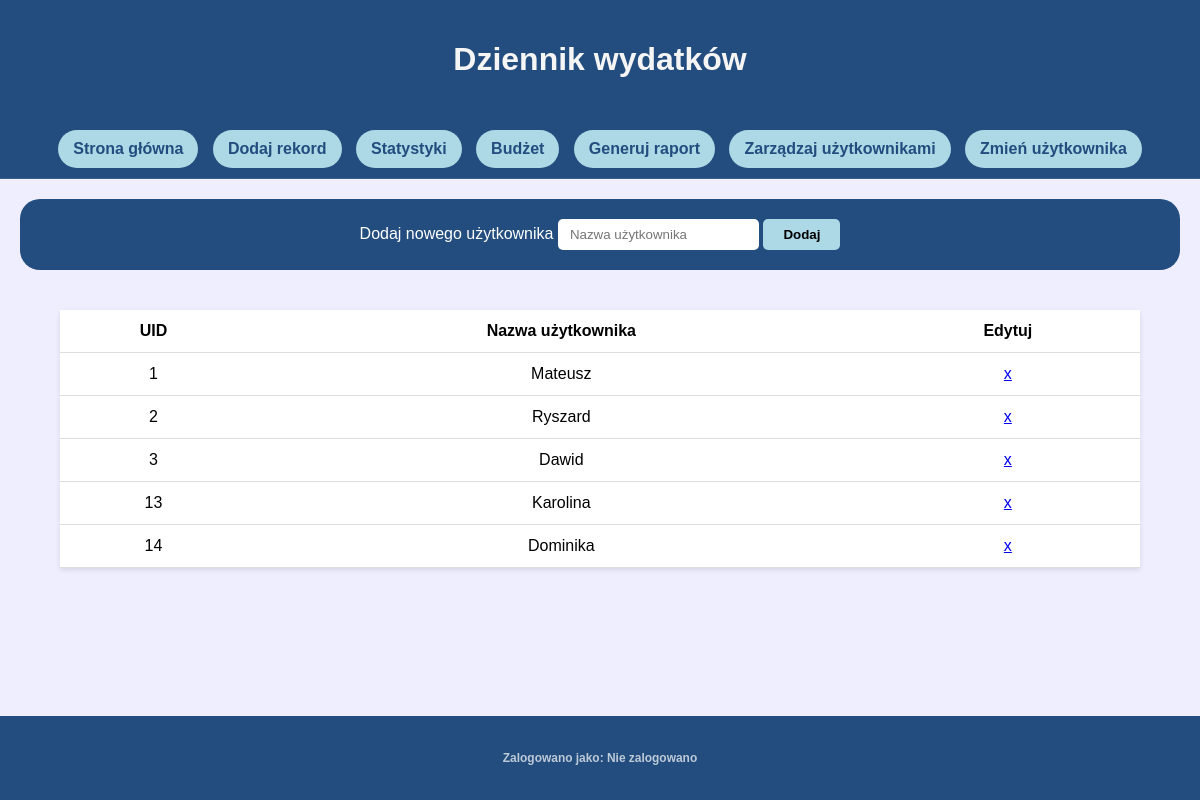
The page /manageUsers (signed in) on the database its author committed.
### tables this page shows
CREATE TABLE users (
    id INTEGER PRIMARY KEY AUTOINCREMENT,
    username TEXT UNIQUE NOT NULL
);

### app.py (the view)
@app.route('/manageUsers', methods=['GET', 'POST'])
def manageUsers():
    if 'uid' not in session:
        return redirect('/login')
    conn = get_db_connection()
    users = conn.execute('''SELECT id, username FROM users WHERE id != 0''').fetchall()
    if request.method == 'POST':
        newUser = request.form['newUser']
        conn.execute('''INSERT INTO users (username) VALUES (?)''', (newUser,))
        conn.commit()
    accounts = conn.execute('''SELECT id, username FROM users WHERE id != 0''').fetchall()
    conn.close()
    return render_template('manageUsers.html', users=users, user=userName(), accounts=accounts)

### app.py (called while the page is built)
def get_db_connection():
    conn = sqlite3.connect('database.db')
    conn.row_factory = sqlite3.Row
    return conn

def userName():
    if 'uid' not in session:
        return "Nie zalogowano"
    conn = get_db_connection()
    name = conn.execute('''SELECT username FROM users WHERE id = ?''', (session['uid'],)).fetchone()
    conn.close()
    if name is None:
        return "Nie zalogowano"
    return name[0]

### templates/manageUsers.html (shortened to what this page needs)
<!DOCTYPE html>
<html lang="pl">
<head>
    <link rel="stylesheet" href="{{ url_for('static', filename='css/style.css') }}">
</head>
<body>
    <div class="wrapper">
        <header>
            <h1>Dziennik wydatków</h1>
        </header>
        <nav>
            <a href="{{ url_for('index')}}" class="navButton">Strona główna</a>
            <a href="{{ url_for('add')}}" class="navButton">Dodaj rekord</a>
            <a href="{{ url_for('stats')}}" class="navButton">Statystyki</a>
            <a href="{{ url_for('budget')}}" class="navButton">Budżet</a>
            <a href="{{ url_for('report')}}" class="navButton">Generuj raport</a>
            <a href="{{ url_for('manageUsers')}}" class="navButton">Zarządzaj użytkownikami</a>
            <a href="{{ url_for('login')}}" class="navButton">Zmień użytkownika</a>
        </nav>
        <main>
            <div class="dataInput">
                <form method="POST">
                    <label>Dodaj nowego użytkownika</label>
                    <input type="text" name="newUser" placeholder="Nazwa użytkownika">
                    <input type="submit" value="Dodaj">
                </form>
            </div>
            <section>
            <table>
                <thead>
                    <th>UID</th>
                    <th>Nazwa użytkownika</th>
                    <th>Edytuj</th>
                </thead>
                <tbody>
                    {% for account in accounts %}
                        <tr>
                            <td>{{ account.id }}</td>
                            <td>{{ account.username }}</td>
                            <td><a href="{{ url_for('editUser', id=account.id) }}">x</a></td>
                        </tr>
                    {% endfor %}
                </tbody>
            </table>
        </section>
        </main>
        <footer>
            <h5>Zalogowano jako: {{ user }}</h5>
        </footer>
    </div>
</body>
</html>

### static/css/style.css (style rules this page uses)
html, body { margin: 0; padding: 0; width: 100%; height: 100%; font-family: Arial, Helvetica, sans-serif; background-color: #eef; }
.wrapper { width: 100%; min-height: 100vh; display: flex; flex-direction: column; background-color: #eef; box-shadow: none; border-radius: 0; }
header { padding: 20px 0; background-color: rgb(34, 77, 126); text-align: center; color: whitesmoke; }
nav { padding: 10px 0; background-color: rgb(34, 77, 126); text-align: center; border-bottom: 1px solid rgba(255,255,255,0.1); }
.navButton { background-color: lightblue; padding: 10px 15px; margin-inline: 5px; border-radius: 20px; text-decoration: none; color: rgb(34, 77, 126); font-weight: bold; display: inline-block; }
main { flex: 1; display: flex; flex-direction: column; background-color: #eef; padding: 20px; }
.dataInput { padding: 20px; background-color: rgb(34, 77, 126); display: flex; flex-direction: row; gap: 10px; justify-content: center; align-items: center; color: white; flex-wrap: wrap; border-radius: 20px; }
.dataInput input { background-color: #fff; border: none; padding: 8px 12px; border-radius: 5px; }
.dataInput input[type=submit] { background-color: lightblue; cursor: pointer; font-weight: bold; padding: 8px 20px; }
section { padding: 40px; display: flex; flex-direction: column; justify-content: center; align-items: center; background-color: #eef; }
table { width: 100%; max-width: 1200px; margin: 0 auto; text-align: center; border-collapse: collapse; background-color: white; box-shadow: 0 2px 5px rgba(0,0,0,0.1); }
td, th { padding: 12px; border-bottom: 1px solid #ddd; }
footer { padding: 15px 0; background-color: rgb(34, 77, 126); text-align: center; color: rgba(255,255,255,0.7); font-size: 0.9em; }

### rows shown on the page
users: id "1", username "Mateusz"
users: id "2", username "Ryszard"
users: id "3", username "Dawid"
users: id "13", username "Karolina"
users: id "14", username "Dominika"

### other values the page prints
{{ user }} "Nie zalogowano"
